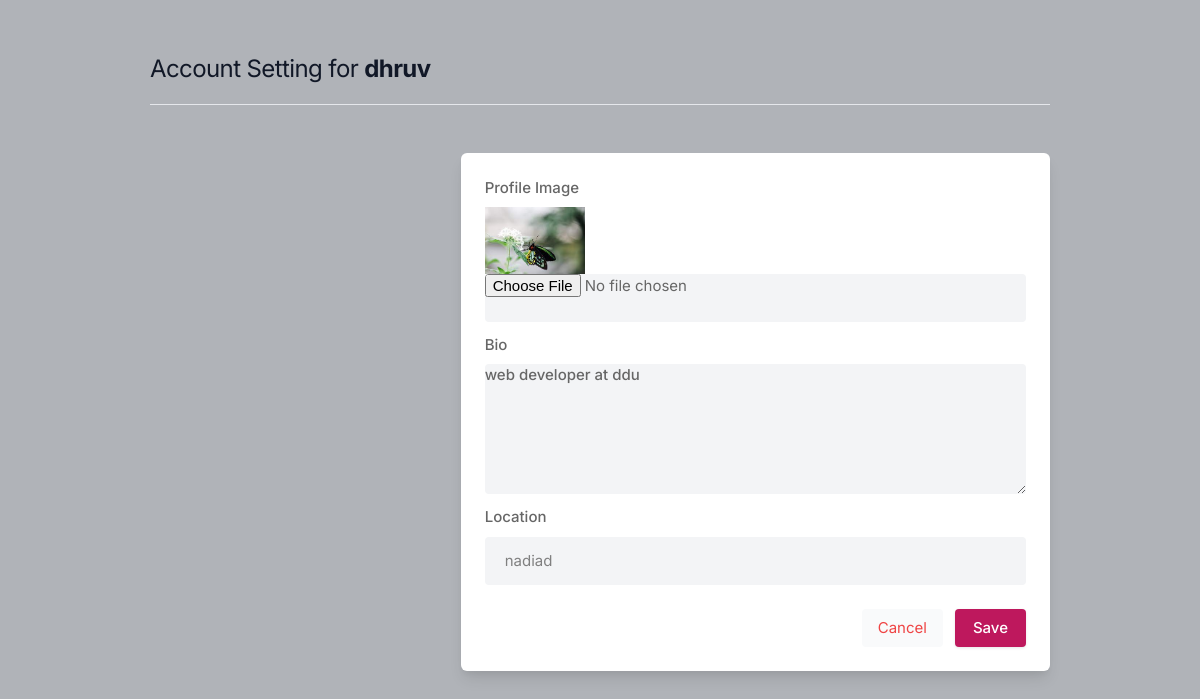
Screenshot of /settings (signed in) with the database file from the repository.
### core/models.py (models this page shows, shortened)
class Profile(models.Model):
    user = models.ForeignKey(User, on_delete=models.CASCADE)
    id_user = models.IntegerField()
    bio = models.TextField(blank=True)
    profileimg = models.ImageField(upload_to='profile_images', default='blank-profile-picture.png')
    location = models.CharField(max_length=100, blank=True)

### core/views.py (the view, shortened to what this page needs)
# urls.py: path('settings', views.settings, name='settings'),
@login_required(login_url='signin')
def settings(request):
    user_profile = Profile.objects.get(user=request.user)
    return render(request, 'setting.html', {'user_profile': user_profile})

### templates/setting.html (shortened to what this page needs)
{% load static %}
<!DOCTYPE html>
<html lang="en">
<head>
    <link rel="stylesheet" href="{% static 'assets/css/icons.css' %}">
    <link rel="stylesheet" href="{% static 'assets/css/uikit.css' %}">
    <link rel="stylesheet" href="{% static 'assets/css/style.css' %}">
    <link rel="stylesheet" href="{% static 'assets/css/tailwind.css' %}">
</head>
<body>
            <div class="container m-auto">
                <h1 class="text-2xl leading-none text-gray-900 tracking-tight mt-3"><a href="/"></a>Account Setting for <b>{{user.username}}</b> </h1>
                <br>
                <hr>
                <div class="grid lg:grid-cols-3 mt-12 gap-8">
                    <div>
                    </div>
                    <div class="bg-white rounded-md lg:shadow-lg shadow col-span-2">
                    <form action="" method="POST" enctype="multipart/form-data">
                       <div class="grid grid-cols-2 gap-3 lg:p-6 p-4">
                            <div class="col-span-2">
                                <label for=""> Profile Image</label>
                                <img width="100" height="100" src="{{user_profile.profileimg.url}}" />
                                <input type="file" name="image" value="" class="shadow-none bg-gray-100">
                            </div>
                            <div class="col-span-2">
                                <label for="about">Bio</label>
                                <textarea id="about" name="bio" rows="3"  class="shadow-none bg-gray-100">{{user_profile.bio}}</textarea>
                            </div>
                            <div class="col-span-2">
                                <label for=""> Location</label>
                                <input type="text" name="location" value="{{user_profile.location}}" class="shadow-none bg-gray-100">
                            </div>
                       </div>
                       <div class="bg-gray-10 p-6 pt-0 flex justify-end space-x-3">
                           <button class="p-2 px-4 rounded bg-gray-50 text-red-500"> <a href="/">Cancel</a> </button>
                           <button type="submit" class="button bg-blue-700"> <a href="/">Save </a> </button>
                       </div>
                    </form>
                    </div>
                    </div>
                    <br>
                </div>
</body>
</html>

### static/assets/css/style.css (style rules this page uses)
body { background-color: #B0B3B8!important; }
button { vertical-align: middle; }
span.button, button.button { background-color: #be185d; top: 0; color: #fff; position: relative; padding: 8px 18px; line-height: 22px; position: relative; font-weight: 500; font-size: 15px; display: inline-block; -webkit-transition: all 0.2s ease-in-out; transition: all 0.2s ease-in-out; cursor: pointer; overflow: hidden; border: none; border-radius: 4px; -webkit-box-shadow: 0 1px 3px rgba(0, 0, 0, 0.1); box-shadow: 0 1px 3px rgba(0, 0, 0, 0.1); }
input { height: 48px; line-height: 48px; padding: 0 20px; outline: none; font-size: 15px; color: #808080; max-width: 100%; width: 100%; -webkit-box-sizing: border-box; box-sizing: border-box; display: block; font-weight: 400; opacity: 1; border-radius: 4px; border: none; -webkit-box-shadow: 0 1px 4px 0px rgba(0, 0, 0, 0.12); box-shadow: 0 1px 4px 0px rgba(0, 0, 0, 0.12); }
input[type="text"], input[type="password"], input[type="email"], input[type="number"] { height: 48px; line-height: 48px; padding: 0 20px; outline: none; font-size: 15px; color: #808080; max-width: 100%; width: 100%; -webkit-box-sizing: border-box; box-sizing: border-box; display: block; font-weight: 400; opacity: 1; border-radius: 4px; border: none; -webkit-box-shadow: 0 1px 4px 0px rgba(0, 0, 0, 0.12); box-shadow: 0 1px 4px 0px rgba(0, 0, 0, 0.12); }
textarea { height: 48px; line-height: 48px; padding: 0 20px; outline: none; font-size: 15px; color: #808080; margin: 0 0 16px 0; max-width: 100%; width: 100%; -webkit-box-sizing: border-box; box-sizing: border-box; display: block; background-color: #fff; font-weight: 500; opacity: 1; border-radius: 4px; border: none; -webkit-box-shadow: 0 1px 4px 0px rgba(0, 0, 0, 0.12); box-shadow: 0 1px 4px 0px rgba(0, 0, 0, 0.12); }
input { -webkit-transition: all 0.1s ease-in-out; transition: all 0.1s ease-in-out; }
::placeholder { color: #808080; opacity: 1; }
textarea { height: auto; line-height: 27px; padding: 20px; min-height: 130px; -webkit-transition: none !important; transition: none !important; min-width: 100%; }
label, legend { display: block; font-weight: bold; font-size: 15px; font-weight: 500; margin-bottom: 8px; }
button { border: none; margin: 0; padding: 0; width: auto; overflow: visible; background: transparent; color: inherit; font: inherit; line-height: normal; cursor: pointer; }
a { color: #be185d; -webkit-transition: 0.3s; transition: 0.3s; outline: none !important; }
button { outline: none !important; }
img { max-width: 100%; }
body { color: #666; font-size: 15px; line-height: 27px; background-color: #f0f2f5; font-family: "Inter", sans-serif; text-transform: none; }
h1, h2, h3, h4, h5, h6 { font-family: "Inter", sans-serif; text-transform: none; }
input[type="text"], input[type="password"], input[type="email"] { font-family: "Inter", sans-serif; text-transform: none; }
textarea, select { font-family: "Inter", sans-serif; text-transform: none; }
button, body .pac-container { font-family: "Inter", sans-serif; text-transform: none; }
h1, h2, h3, h4, h5, h6 { color: #333; font-weight: 500; margin: 0; padding: 0; }
h1 { font-size: 32px; }
b, strong { font-weight: 700 !important; }
@media (min-width: 1024px) { .container { max-width: 900px !important; padding-top: 45px; } }
.shadow-none { -webkit-box-shadow: none !important; box-shadow: none !important; }

### rows the page displays
Profile: profileimg (picture), bio "web developer at ddu", location "nadiad"

### other values shown
{{ user.username }} "dhruv"
